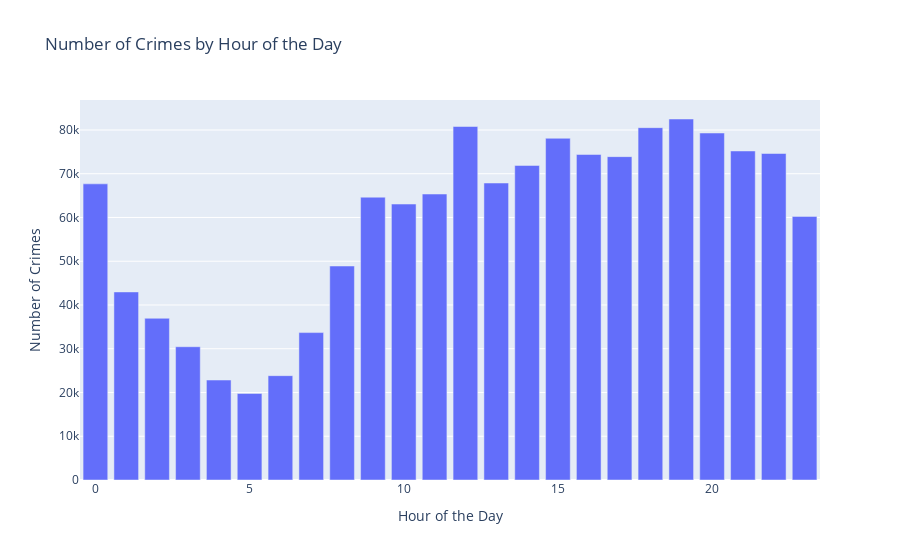

Here is the notebook cell this chart was saved with:
### Code cell
# Assuming crime_data is already loaded and contains a 'Date' column with dates in the format "mm/dd/yyyy hh:mm:ss AM/PM"

# Convert 'Date' to datetime with explicit format
crime_data['Date'] = pd.to_datetime(crime_data['Date'], format='%m/%d/%Y %I:%M:%S %p')

# Extract hour from 'Date'
crime_data['HOUR'] = crime_data['Date'].dt.hour

# Count the number of crimes per hour
crime_counts_per_hour = crime_data['HOUR'].value_counts().sort_index()

# Create a bar plot for crimes by hour
fig_crime_hour = px.bar(x=crime_counts_per_hour.index, y=crime_counts_per_hour.values, labels={'x': 'Hour of the Day', 'y': 'Number of Crimes'}, title='Number of Crimes by Hour of the Day')

fig_crime_hour.show()

crime_data['MONTH'] = crime_data['Date'].dt.month

# Count the number of crimes per month
crime_counts_per_month = crime_data['MONTH'].value_counts().sort_index()

# Create a bar plot for crimes by month
fig_crime_month = px.bar(x=crime_counts_per_month.index, y=crime_counts_per_month.values, 
                         labels={'x': 'Month', 'y': 'Number of Crimes'}, 
                         title='Number of Crimes by Month')

fig_crime_month.show()

### Figure 1 — Plotly figure (JSON) as saved in the notebook; plotly's stock layout.template omitted (floating-point values rounded to 4 significant figures)
{"data": [{"alignmentgroup": "True", "hovertemplate": "Hour of the Day=%{x}<br>Number of Crimes=%{y}<extra></extra>", "legendgroup": "", "marker": {"color": "#636efa", "pattern": {"shape": ""}}, "name": "", "offsetgroup": "", "orientation": "v", "showlegend": false, "textposition": "auto", "type": "bar", "x": [0, 1, 2, 3, 4, 5, 6, 7, 8, 9, 10, 11, 12, 13, 14, 15, 16, 17, 18, 19, 20, 21, 22, 23], "xaxis": "x", "y": [67688, 42984, 36961, 30460, 22852, 19768, 23848, 33693, 48910, 64641, 63071, 65362, 80792, 67881, 71893, 78103, 74400, 73906, 80528, 82509, 79307, 75202, 74621, 60251], "yaxis": "y"}], "layout": {"autosize": true, "barmode": "relative", "legend": {"tracegroupgap": 0}, "title": {"text": "Number of Crimes by Hour of the Day"}, "xaxis": {"anchor": "y", "autorange": true, "domain": [0, 1], "range": [-0.5, 23.5], "title": {"text": "Hour of the Day"}, "type": "linear"}, "yaxis": {"anchor": "x", "autorange": true, "domain": [0, 1], "range": [0, 86850.0], "title": {"text": "Number of Crimes"}, "type": "linear"}}}
